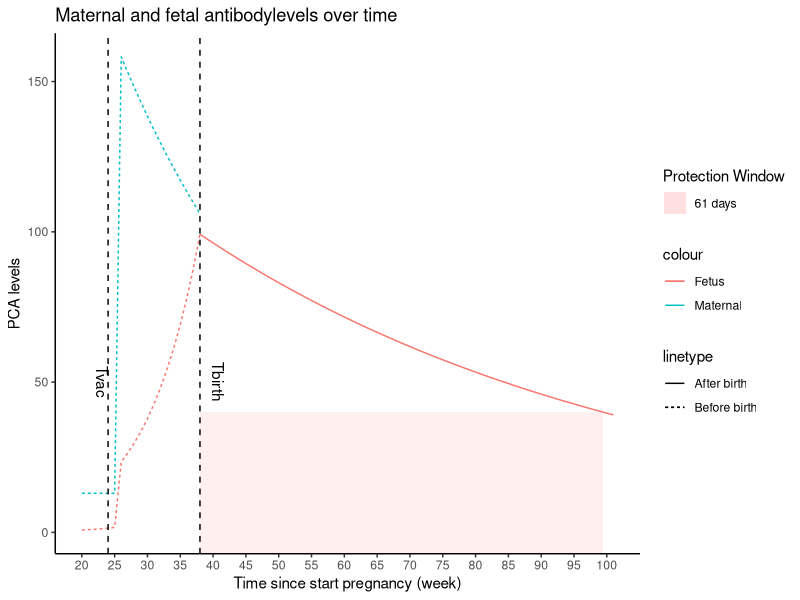
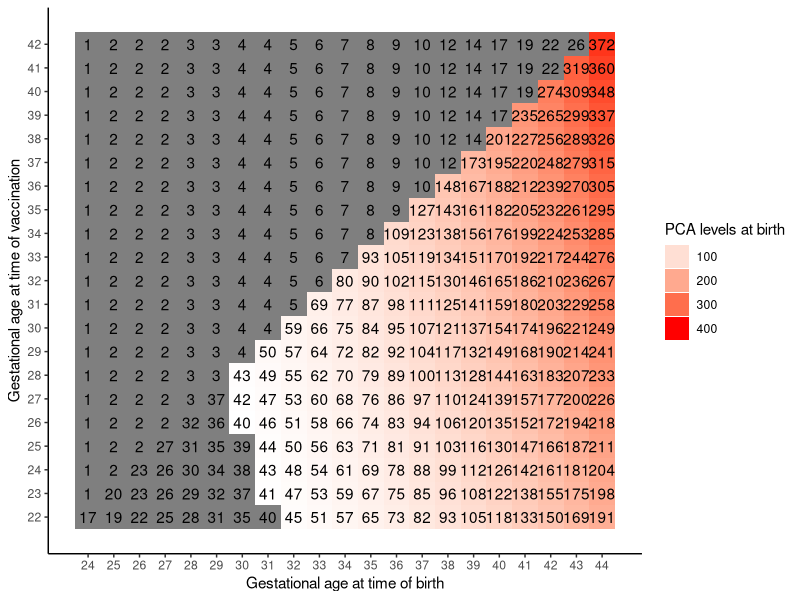
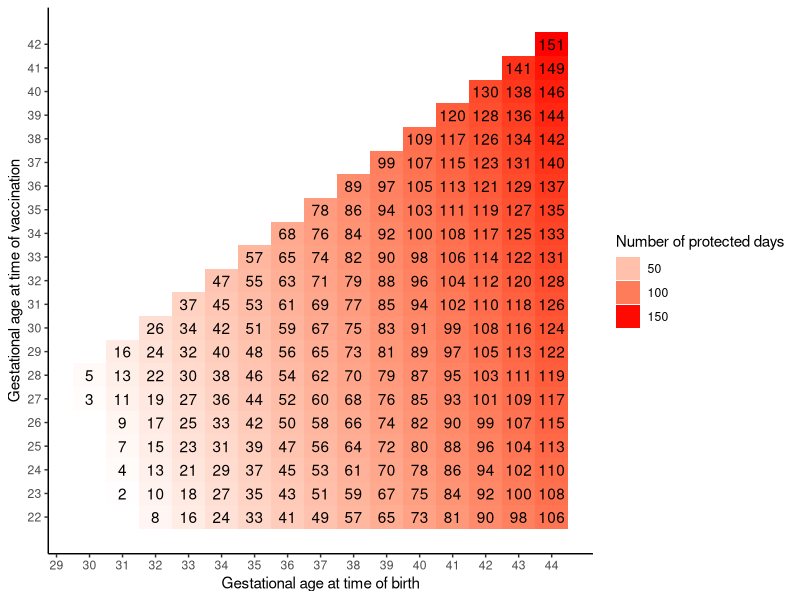

These charts were generated, in order, by the following R code:
## ---- chunk 1
library(ggplot2)


#Naturally accuring maternal antibdoy levels 
mab.p <- 13                                              # Maternal antibody level placebo
# set neutralizing antibody level at 8; seasonal variations in maternal immunity as seem in "Seasonal Variation of Maternally Derived Respiratory Syncytial Virus Antibodies and Association with Infant Hospitalizations for Respiratory Syncytial Virus"

#Fold increase 14 days after vaccination
factor.v_LME <- 12.17 #fold increase PCA 

#Maternal half-life (days)
mat.half.time <- 145.58 


#Neonatal half-life (days)
half.time <- 46.9                                  # Antibody half life neonates



threshold <- 40                                          # Protection threshold literature

#Matrix with potential time of vaccination
t.vac <- c(22:42)                                        # Weeks of vaccination vector

## ---- chunk 2
transfer.function <- function(transfer.vector, gestational.age, ga.vector){
  
  exp.model <- lm(log(transfer.vector) ~ gestational.age) # regression exponential
  
  summary.exp.model <- summary(exp.model)
  
  coef.exp.model <- coef(exp.model) #coefficient
  
  return(coef.exp.model)
}

coef.exp.model <- transfer.function(transfer.vector = c(0.025, 0.1, 0.5, 0.70, 1.5), 
                                    gestational.age = c(13, 28, 32, 36, 40),
                                    ga.vector = c(1:42)) 
## ---- chunk 3
## exponential function
maternal.ab.level <- function(t.measure, t.vac, 
                              vac.effect = factor.v_LME, m.ab.base = mab.p){
  
  t.since.vac <- t.measure*7 - t.vac*7
  
  # before week 1
  if(t.since.vac < 7) {m.ab.level <- m.ab.base}     
  
  # exp between 1 and 2
  if(t.since.vac >= 7 & t.since.vac < 14) {m.ab.level <- m.ab.base * exp((t.since.vac-7)*(log(vac.effect)/7))}  #new!!! 14 days ipv 21
  
  # after week 2
  if(t.since.vac >= 14) {m.ab.level <- (m.ab.base * vac.effect) * (1/2)^((t.since.vac-14)/(mat.half.time))
  
  }
  
  return(m.ab.level)
}

## ---- chunk 4
#### Cord blood level at time of birth ####
cord.blood.ab.level <- function(gest.age, t.vac, coef.exp.model = coef.exp.model, vac.effect = factor.v_LME, m.ab.base = mab.p){
  
  transfer <- exp(coef.exp.model[1] + coef.exp.model[2] * gest.age)
  
  cb.level <- maternal.ab.level(gest.age, t.vac) * transfer
  
  return(cb.level)
}

## ---- chunk 5
#### Cord blood level at time of birth ####
ab.level.afterbirth <- function(t, cb.level){
  
ab.level <- cb.level * (1/2)^(t/half.time)
  
  return(ab.level)
}

## ---- chunk 6
#### Age at threshold - by vaccination time ####

age.function <- function(cb.level, half.time = half.time){
  
#   cb.level <- cord.blood.ab.level(gest.age, t.vac, coef.exp.model) #cordblood level
   
   exp.age <- (half.time * (log((threshold/cb.level),base = exp(1))))/-log(2, exp(1))
  # expected age at threshold
   
   if(exp.age <= 0){exp.age <- 0} # if expected age is <= 0
   
   return(exp.age)
}

#age.function(40, half.time = half.time)
## ---- chunk 7
Antibodysplot <- function(t.vac, gest.age){
  
Timeprotected <- age.function(cb.level = cord.blood.ab.level(gest.age = gest.age, t.vac = t.vac, coef.exp.model = coef.exp.model, vac.effect = factor.v_LME, m.ab.base = mab.p), half.time = half.time)

Ma <- c(MaternalAblevels=sapply(c(20:gest.age), FUN = maternal.ab.level, t.vac = t.vac), rep(NA, Timeprotected+2))

Faprebirth <- c(sapply(c(20:gest.age), FUN = cord.blood.ab.level, t.vac = t.vac, coef.exp.model = coef.exp.model, vac.effect = factor.v_LME, m.ab.base = mab.p), rep(NA,Timeprotected+2))

FAafterbirth <- c(rep(NA,gest.age-20), sapply(c(0:(Timeprotected+2)), FUN = ab.level.afterbirth, cb.level = cord.blood.ab.level(gest.age = gest.age, t.vac = t.vac, coef.exp.model = coef.exp.model, vac.effect = factor.v_LME, m.ab.base = mab.p))) 
  
df <- data.frame(week=c(20:(gest.age+(Timeprotected+2))), Ma, Faprebirth)
  
plot <- ggplot() +
  geom_rect(aes(fill = 'Protection Window'), xmin=gest.age,
                  xmax = gest.age+Timeprotected,
                  ymin = -Inf,
                  ymax = 40, alpha = .125/2) +
  geom_line(aes(x = week, y= FAafterbirth, color = "Fetus", linetype = "After birth"), data = df)+
  geom_line(aes(x=week, y=Ma, color = "Maternal", linetype = "Before birth"), data = df)+
  geom_line(aes(x=week, y= Faprebirth, color = "Fetus", linetype = "Before birth"), data = df)+
  geom_vline(xintercept = gest.age, linetype = "dashed")+
  geom_vline(xintercept = t.vac, linetype = "dashed")+
  annotate(geom = "text",
             label = "Tbirth",
             x = gest.age,
             y = 50,
             angle = 360-90, 
             vjust = -1) +
   annotate(geom = "text",
             label = "Tvac",
             x = t.vac,
             y = 50,
             angle = 360-90, 
             vjust = 1) +
  ggtitle("Maternal and fetal antibodylevels over time") +
  xlab("Time since start pregnancy (week)") + ylab("PCA levels") +
  theme_classic() + 
  scale_fill_manual(labels = paste(as.character(round(Timeprotected),0), "days"), breaks = "Protection Window", values = "red",
                    guide = guide_legend(title = "Protection Window",
                                         override.aes = list(alpha = .5/4)))+
 scale_x_continuous(breaks = seq(min(df$week),max(df$week),5))

return(plot)

}

Antibodysplot(24, 38)

## ---- chunk 8

  gest_age_seq <- seq(24, 44, 1)

  cols <- c("LINE1"="#f04546")

  #Make an empty matrix
  predicted_ab.matrix <- matrix(NA, nrow = length(gest_age_seq), ncol = length(t.vac))
  
  #Make an empty matrix
  prevented.matrix <- matrix(NA, nrow = length(gest_age_seq), ncol = length(t.vac))
  
  for(ga in 1:length(t.vac)){
  for(case in 1:length(gest_age_seq)){
  predicted_ab.matrix[case, ga] <-cord.blood.ab.level(gest_age_seq[case], t.vac[ga], coef.exp.model=coef.exp.model, vac.effect=factor.v_LME, m.ab.base = mab.p)}}
  
rownames(predicted_ab.matrix) <- gest_age_seq
colnames(predicted_ab.matrix) <- t.vac
  
  
library(reshape2)
melted_cormat <- melt(predicted_ab.matrix)
head(melted_cormat)

library(ggplot2)
library(tidyverse)
plotProtWindow <- ggplot(data = melted_cormat %>% filter(value >= 1), aes(x=Var1, y=Var2, fill=value)) + 
  geom_tile(aes(fill = value)) + 
  geom_text(aes(label = round(value, 0))) +
  scale_fill_gradient(low = "white", high = "red", limit=c(40,400))+
  theme_classic()+
  xlab("Gestational age at time of birth") +
  ylab("Gestational age at time of vaccination") +
  scale_x_continuous(breaks = seq(24, 44, 1)) +
  scale_y_continuous(breaks = t.vac)+ 
  guides(fill=guide_legend(title="PCA levels at birth"))

plotProtWindow
## ---- chunk 9
predicted_age.matrix <- apply(predicted_ab.matrix, c(1,2), age.function, half.time = half.time)
## ---- chunk 10
library(reshape2)
melted_cormat <- melt(predicted_age.matrix)
head(melted_cormat)

library(ggplot2)
plotProtWindow <- ggplot(data = melted_cormat %>% filter(value >= 1), aes(x=Var1, y=Var2, fill=value)) + 
  geom_tile(aes(fill = value)) + 
  geom_text(aes(label = round(value, 0))) +
  scale_fill_gradient(low = "white", high = "red", limit=c(1,151))+
  theme_classic()+
  xlab("Gestational age at time of birth") +
  ylab("Gestational age at time of vaccination") +
  scale_x_continuous(breaks = seq(24, 44, 1)) +
  scale_y_continuous(breaks = t.vac)+ 
  guides(fill=guide_legend(title="Number of protected days"))


plotProtWindow
